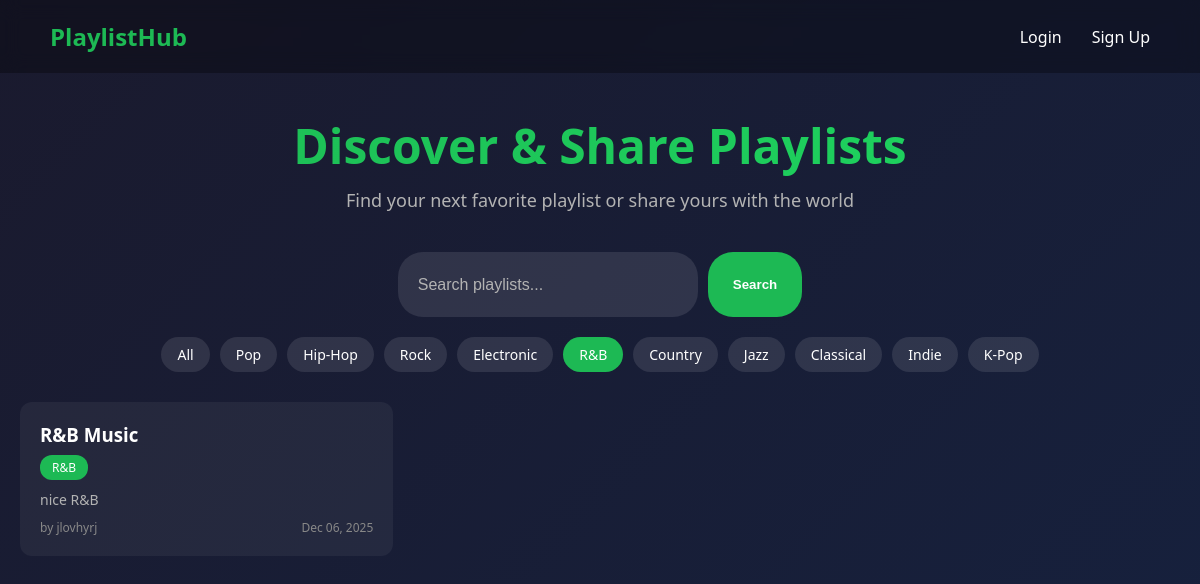
The page /?genre=R&B on the database its author committed.
### app.py (models this page shows)
class Playlist(db.Model):
    id = db.Column(db.Integer, primary_key=True)
    title = db.Column(db.String(100), nullable=False)
    description = db.Column(db.Text)
    songs = db.Column(db.Text, nullable=True)
    genre = db.Column(db.String(50), nullable=False)
    user_id = db.Column(db.Integer, db.ForeignKey('user.id'), nullable=False)
    created_at = db.Column(db.DateTime, default=datetime.utcnow)
    votes = db.relationship('Vote', backref='playlist')

class User(db.Model):
    id = db.Column(db.Integer, primary_key=True)
    username = db.Column(db.String(80), unique=True, nullable=False)
    password = db.Column(db.String(200), nullable=False)
    plain_password = db.Column(db.String(200), nullable=True)
    created_at = db.Column(db.DateTime, default=datetime.utcnow)
    playlists = db.relationship('Playlist', backref='author')
    votes = db.relationship('Vote', backref='user')

### app.py (the view)
@app.route('/')
def home():
    genre_filter = request.args.get('genre', '')
    search_text = request.args.get('search', '')
    all_playlists = Playlist.query.order_by(Playlist.created_at.desc()).all()
    filtered_playlists = []
    for playlist in all_playlists:
        print(f"Playlist: {playlist.title}, Genre: {playlist.genre}")
        should_include = True
        if genre_filter:
            if playlist.genre.strip().lower() != genre_filter.strip().lower():
                should_include = False
        if search_text:
            if search_text.lower() not in playlist.title.lower():
                should_include = False
        if should_include:
            filtered_playlists.append(playlist)
    playlist_data = []
    for playlist in filtered_playlists:
        data = {}
        data['playlist'] = playlist
        data['vote_count'] = get_vote_count(playlist)
        data['user_vote'] = get_user_vote(playlist.id)
        playlist_data.append(data)
    return render_template('home.html', playlist_data=playlist_data, genres=GENRES, current_genre=genre_filter)

### app.py (called while the page is built)
def get_vote_count(playlist):
    result = db.session.query(db.func.sum(Vote.value)).filter_by(playlist_id=playlist.id).scalar()
    if result is not None:
        return result
    else:
        return 0

def get_user_vote(playlist_id):
    if 'user_id' not in session:
        return 0
    vote = Vote.query.filter_by(user_id=session['user_id'], playlist_id=playlist_id).first()
    if vote:
        return vote.value
    else:
        return 0

### templates/home.html (shortened to what this page needs)
<!DOCTYPE html>
<html>
<head>
    <link rel="stylesheet" href="/static/styles.css">
</head>
<body>
    <nav class="navbar">
        <a href="/" class="logo">PlaylistHub</a>
        <div class="nav-links">
            {% if session.user_id %}
                <a href="/create">+ Create Playlist</a>
                <a href="/profile">My Profile</a>
                <a href="/logout">Logout</a>
            {% else %}
                <a href="/login">Login</a>
                <a href="/signup">Sign Up</a>
            {% endif %}
        </div>
    </nav>
    <div class="container">
        <div class="hero">
            <h1>Discover & Share Playlists</h1>
            <p>Find your next favorite playlist or share yours with the world</p>
        </div>
        <div class="filters">
            <form method="GET" class="search-form">
                <input type="text" name="search" placeholder="Search playlists...">
                <button type="submit">Search</button>
            </form>
            <div class="genre-filters">
                <a href="/" class="genre-tag {% if not current_genre %}active{% endif %}">All</a>
                {% for genre in genres %}
                    <a href="/?genre={{ genre|urlencode }}" class="genre-tag {% if current_genre == genre %}active{% endif %}">{{ genre }}</a>
                {% endfor %}
            </div>
        </div>
        <div class="playlists-grid">
            {% for item in playlist_data %}
                <div class="playlist-card">
                    <div class="playlist-info">
                        <a href="/playlist/{{ item.playlist.id }}">
                            <h3>{{ item.playlist.title }}</h3>
                        </a>
                        <span class="genre-badge">{{ item.playlist.genre }}</span>
                        <p class="playlist-desc">
                            {% if item.playlist.description %}
                                {{ item.playlist.description[:100] }}
                            {% endif %}
                        </p>
                        <div class="playlist-meta">
                            <span>by {{ item.playlist.author.username }}</span>
                            <span>{{ item.playlist.created_at.strftime('%b %d, %Y') }}</span>
                        </div>
                    </div>
                </div>
            {% endfor %}
        </div>
    </div>
</body>
</html>

### public/static/styles.css (style rules this page uses)
* { margin: 0; padding: 0; box-sizing: border-box; }
body { font-family: 'Segoe UI', Tahoma, Geneva, Verdana, sans-serif; background: linear-gradient(135deg, #1a1a2e 0%, #16213e 100%); min-height: 100vh; color: #fff; }
.navbar { display: flex; justify-content: space-between; align-items: center; padding: 20px 50px; background: rgba(0, 0, 0, 0.3); backdrop-filter: blur(10px); }
.logo { font-size: 24px; font-weight: bold; color: #1db954; text-decoration: none; }
.nav-links { display: flex; gap: 30px; }
.nav-links a { color: #fff; text-decoration: none; transition: color 0.3s; }
.container { max-width: 1200px; margin: 0 auto; padding: 40px 20px; }
.hero { text-align: center; margin-bottom: 40px; }
.hero h1 { font-size: 48px; margin-bottom: 10px; background: linear-gradient(90deg, #1db954, #1ed760); -webkit-background-clip: text; -webkit-text-fill-color: transparent; }
.hero p { font-size: 18px; color: #b3b3b3; }
.filters { margin-bottom: 30px; }
.search-form { display: flex; gap: 10px; margin-bottom: 20px; justify-content: center; }
.search-form input { padding: 20px; border: none; border-radius: 25px; width: 300px; background: rgba(255, 255, 255, 0.1); color: #fff; font-size: 16px; }
.search-form input::placeholder { color: #b3b3b3; }
.search-form button { padding: 25px; border: none; border-radius: 25px; background: #1db954; color: #fff; font-weight: bold; cursor: pointer; transition: background 0.3s; }
.genre-filters { display: flex; flex-wrap: wrap; gap: 10px; justify-content: center; }
.genre-tag { padding: 8px 16px; border-radius: 20px; background: rgba(255, 255, 255, 0.1); color: #fff; text-decoration: none; font-size: 14px; transition: all 0.3s; }
.genre-tag:hover, .genre-tag.active { background: #1db954; }
.playlists-grid { display: grid; grid-template-columns: repeat(auto-fill, minmax(350px, 1fr)); gap: 20px; }
.playlist-card { display: flex; background: rgba(255, 255, 255, 0.05); border-radius: 12px; padding: 20px; transition: transform 0.3s, background 0.3s; }
.playlist-info { flex: 1; }
.playlist-info h3 { margin-bottom: 8px; }
.playlist-info a { color: #fff; text-decoration: none; }
.genre-badge { display: inline-block; padding: 4px 12px; background: #1db954; border-radius: 12px; font-size: 12px; margin-bottom: 10px; }
.playlist-desc { color: #b3b3b3; font-size: 14px; margin-bottom: 10px; }
.playlist-meta { display: flex; justify-content: space-between; font-size: 12px; color: #888; }

### rows shown on the page
Playlist: playlist "R&B Music", playlist.genre "R&B", playlist "nice R&B", playlist.created_at "Dec 06, 2025"
User: playlist.author.username "jlovhyrj"

### other values the page prints
{{ genre }} "Pop" "Hip-Hop" "Rock" "Electronic" "R&B" "Country" "Jazz" "Classical" "Indie" "K-Pop"
